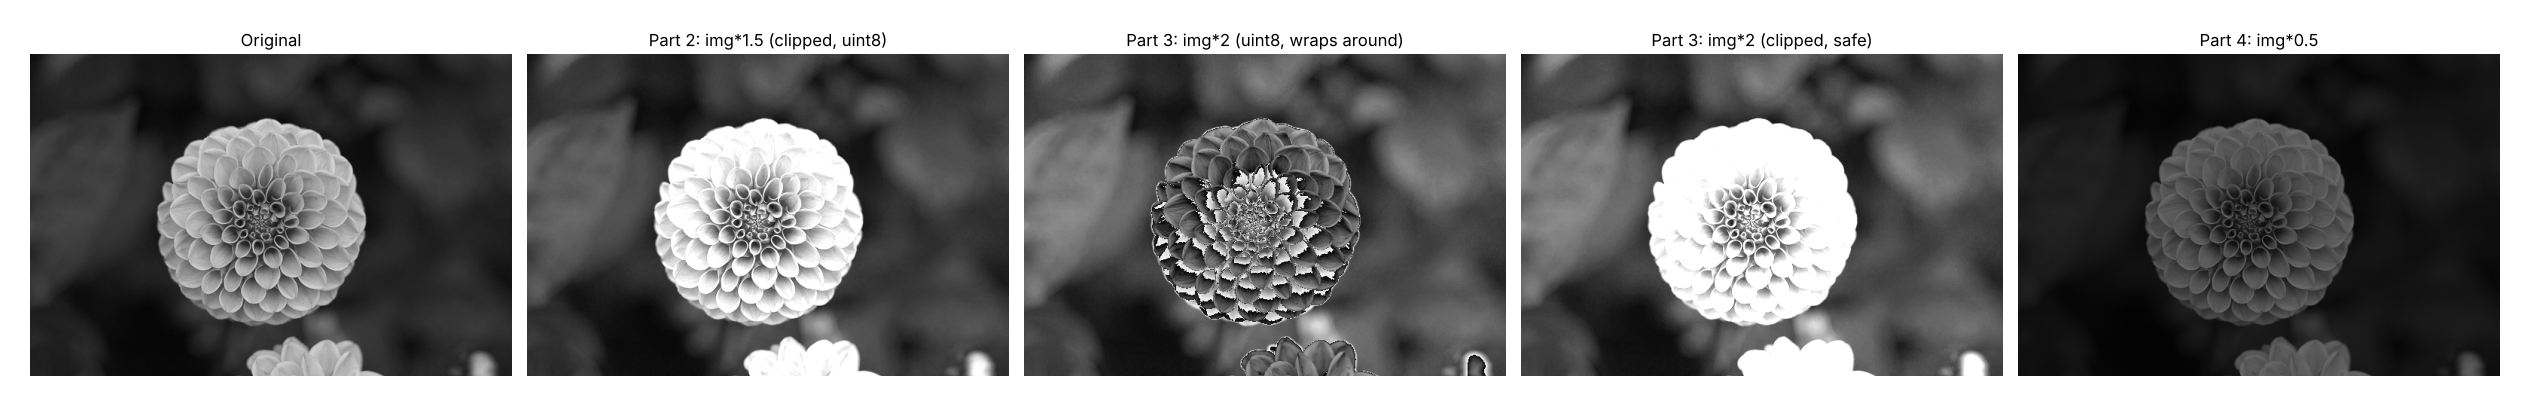

Recreate this plot in Python.
import cv2
import numpy as np
import matplotlib
matplotlib.use("Agg")
import matplotlib.pyplot as plt

PATH = "flower.png"
img = cv2.imread(PATH, cv2.IMREAD_GRAYSCALE)
if img is None:
    raise FileNotFoundError(f"Could not read image: {PATH}")


def to_uint8(arr):
    """Clip to [0, 255] and convert back to a valid uint8 image."""
    return np.clip(arr, 0, 255).astype(np.uint8)


# Part 1 - img * 1.5
r15 = img * 1.5
print("img * 1.5 -> dtype:", r15.dtype, "| max:", r15.max(), "| min:", r15.min())

# Part 2 - back to a valid uint8 image, shown next to the original
r15_u8 = to_uint8(r15)
print("after clip + astype(uint8): dtype", r15_u8.dtype, "max", r15_u8.max())

# Part 3 - compare with img * 2 (integer multiplication)
r2 = img * 2
print("img * 2 -> dtype:", r2.dtype, "| max:", r2.max())
print("pixels that overflowed in img*2 (orig > 127):", int((img > 127).sum()))
r2_clip = to_uint8(img.astype(np.int16) * 2)   # the safe version of *2

# Part 4 - k = 0.5
r05 = img * 0.5
r05_u8 = to_uint8(r05)
print("img * 0.5 -> dtype:", r05.dtype, "| max:", r05.max(), "| min:", r05.min())

# Figure: original next to the results of parts 2, 3 and 4
fig, axes = plt.subplots(1, 5, figsize=(25, 5.5))
items = [(img, "Original"),
         (r15_u8, "Part 2: img*1.5 (clipped, uint8)"),
         (r2, "Part 3: img*2 (uint8, wraps around)"),
         (r2_clip, "Part 3: img*2 (clipped, safe)"),
         (r05_u8, "Part 4: img*0.5")]
for ax, (im, title) in zip(axes, items):
    ax.imshow(im, cmap="gray", vmin=0, vmax=255)
    ax.set_title(title)
    ax.axis("off")
plt.tight_layout()
plt.savefig("ex06.png", dpi=100, bbox_inches="tight", pad_inches=0.3)
plt.close()

# Part 5 (bonus) - stretch around the mean: (img - m) * k + m
m = img.mean()
print("\nmean m:", round(float(m), 2), "| dtype of m:", type(m))
diff = img - m
print("img - m -> dtype:", diff.dtype, "| min:", round(float(diff.min()), 1),
      "| max:", round(float(diff.max()), 1))

ks = [0.5, 1.0, 1.5, 2.0, 3.0]
fig, axes = plt.subplots(1, len(ks), figsize=(5 * len(ks), 5.5))
for ax, k in zip(axes, ks):
    result = (img - m) * k + m                 # float64 - no overflow
    out_of_range = int(((result < 0) | (result > 255)).sum())
    print(f"k={k}: min {result.min():.1f}, max {result.max():.1f}, "
          f"pixels out of [0,255] before clipping: {out_of_range}")
    ax.imshow(to_uint8(result), cmap="gray", vmin=0, vmax=255)
    ax.set_title(f"contrast around the mean, k={k}")
    ax.axis("off")
plt.tight_layout()
plt.savefig("ex06_bonus.png", dpi=100, bbox_inches="tight", pad_inches=0.3)
plt.close()
